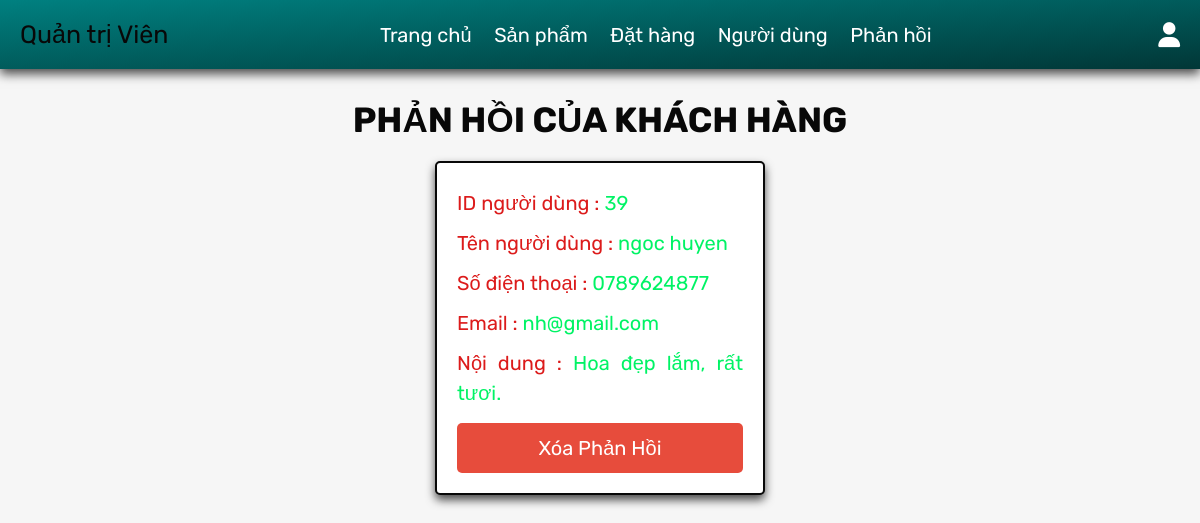
/admin_contacts.php (signed in), run on the app's committed database.
### tables this page shows
CREATE TABLE `message` (
  `id` int(100) NOT NULL,
  `user_id` int(100) NOT NULL,
  `name` varchar(100) NOT NULL,
  `email` varchar(100) NOT NULL,
  `number` varchar(12) NOT NULL,
  `message` varchar(500) NOT NULL
);

### admin_contacts.php (the view, shortened to what this page needs)
<?php
@include 'config.php';
?>
<!DOCTYPE html>
<html lang="en">
<head>
   <link rel="stylesheet" href="https://cdnjs.cloudflare.com/ajax/libs/font-awesome/6.1.1/css/all.min.css">
   <link rel="stylesheet" href="css/admin_style.css">
</head>
<body>
<?php include 'admin_header.php'; ?>
<section class="messages">
   <h1 class="title">Phản hồi của khách hàng</h1>
   <div class="box-container">
   <?php
      $select_message = $conn->prepare("SELECT * FROM `message`");
      $select_message->execute();
      if($select_message->rowCount() > 0){
         while($fetch_message = $select_message->fetch(PDO::FETCH_ASSOC)){
   ?>
   <div class="box">
      <p> ID người dùng : <span><?= $fetch_message['user_id']; ?></span> </p>
      <p> Tên người dùng : <span><?= $fetch_message['name']; ?></span> </p>
      <p> Số điện thoại : <span><?= $fetch_message['number']; ?></span> </p>
      <p> Email : <span><?= $fetch_message['email']; ?></span> </p>
      <p> Nội dung : <span><?= $fetch_message['message']; ?></span> </p>
      <a href="admin_contacts.php?delete=<?= $fetch_message['id']; ?>" onclick="return confirm('Bạn muốn xóa phản hồi này?');" class="delete-btn">Xóa phản hồi</a>
   </div>
   <?php
         }
      }else{
         echo '<p class="empty">Bạn không có phản hồi nào!</p>';
      }
   ?>
   </div>
</section>
</body>
</html>

### css/admin_style.css (style rules this page uses)
.messages .box-container { display: grid; grid-template-columns: repeat(auto-fit, 33rem); gap: 1.5rem; align-items: flex-start; justify-content: center; text-align: justify; }
.messages .box-container .box { border: var(--border); box-shadow: var(--box-shadow); background-color: var(--white); border-radius: 0.5rem; padding: 2rem; }
.messages .box-container .box p { line-height: 1.5; padding: 0.5rem 0; font-size: 2rem; color: var(--light-color); }
.messages .box-container .box p span { color: var(--green); }

### css/components.css (style rules this page uses)
:root { --green: #00f365; --orange: #74d4f2; --red: #e74c3c; --black: #080808; --blue: #3124e6; --light-color: #dc1b1b; --white: #fff; --light-bg: #f6f6f6; --border: 0.2rem solid var(--black); --box-shadow: 0 0.5rem 1rem rgba(0, 0, 0, 0.7); }
* { font-family: "Rubik", sans-serif; margin: 0; padding: 0; box-sizing: border-box; outline: none; border: none; text-decoration: none; color: var(--black); }
body { background-color: var(--light-bg); }
html { font-size: 62.5%; overflow-x: hidden; scroll-behavior: smooth; scroll-padding-top: 6.5rem; }
section { padding: 3rem 2rem; max-width: 1200px; margin: 0 auto; }
.btn, .delete-btn, .option-btn { display: block; width: 100%; margin-top: 1rem; border-radius: 0.5rem; color: var(--white); font-size: 2rem; padding: 1.3rem 3rem; text-transform: capitalize; cursor: pointer; text-align: center; }
.delete-btn { background-color: var(--red); }
.title { text-align: center; margin-bottom: 2rem; text-transform: uppercase; color: var(--black); font-size: 3.5rem; }

### data on the page
message: user "39", name "ngoc huyen", number "0789624877", email "nh@gmail.com", message "Hoa đẹp lắm, rất tươi."
